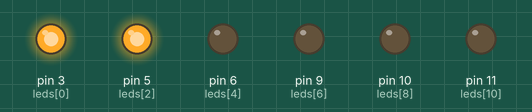
Recording of a sketch running on a simulated Arduino Uno, built with avr-gcc and run on an emulated ATmega328P. On the bench: output pins drawn as LEDs (lit = HIGH).

Above: at 0.05 s.
At 0.55 s:
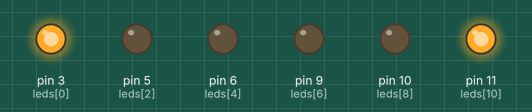
At 0.75 s:
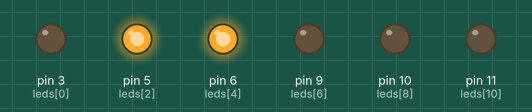
At 1.45 s:
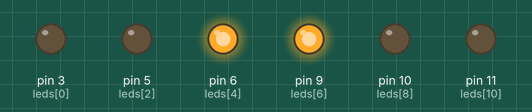
At 2.15 s:
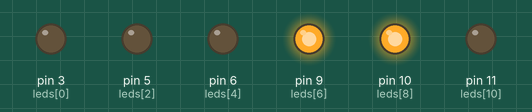
At 2.85 s:
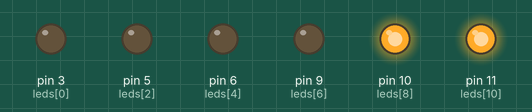
Timing chart, 0 to 3.1 s (numbered marks = the images above):
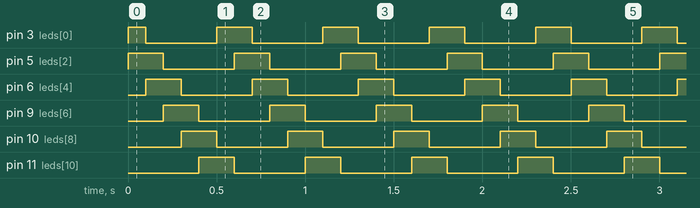

The sketch:

chase_digital.ino
```cpp
// (licence header left out)
#define LED_OVERLAP     2     // max number active at once - if you choose a number which is close
                              // to the number of LEDs (like 1 or 2 less), you'll get a chase effect
                              // with a travelling off segment rather than on for more of a classic
                              // theatre marquee look
                              //
                              // must be greater than 1!

#define LED_ON_TIME     100   // milliseconds


#define LED_ON          1
#define LED_OFF         0

#define NUM_OF_LEDS     (sizeof(leds) / sizeof(leds[0]))


typedef struct  {
  int port;
  int state;
} LEDS;

LEDS  leds[] = {
  3,  0,                      // I/O port number, intial state (0 for now, initialized later)
  5,  0,
  6,  0,
  9,  0,
  10, 0,
  11, 0
};


void setup() {

unsigned int i;

  for (i = 0; i < NUM_OF_LEDS ; i++) {

    if (i < LED_OVERLAP) {
      leds[i].state = LED_ON;         // start with LED_OVERLAP # of LEDs on and the rest off
    } else {
      leds[i].state = LED_OFF;
    }

    pinMode(leds[i].port, OUTPUT);
    digitalWrite(leds[i].port, 0);    // make sure it starts in off state
  }
}


void loop() {

unsigned int i;

  while (1) {

    for (i = 0; i < NUM_OF_LEDS ; i++) {
      digitalWrite(leds[i].port, leds[i].state);          // on or off according to active list
    }

    delay(LED_ON_TIME);                                   // just leave things alone for the ON time

    incLeds(leds, NUM_OF_LEDS);        // "chase" to the next sequence of LEDS
  }
}


void incLeds(LEDS ledList[], int total)                   // shift up with a wrap to the beginning

{
int i, lastVal;

  lastVal = ledList[total - 1].state;                     // save the last value so we can wrap properly

  for (i = total - 1 ; i >= 0 ; i--) {                    // run through the number of LEDs configured except for the last one
    ledList[i + 1].state = ledList[i].state;              // shift up one position
  }

  ledList[0].state = lastVal;                             // wrap the last value from the end to the front
}
```

Measured:
- by itself, pin 3 (leds[0]): repeats every 0.60 s: LOW 0.40 s, HIGH 0.20 s
- by itself, pin 5 (leds[2]), pin 6 (leds[4]), pin 9 (leds[6]), pin 10 (leds[8]), pin 11 (leds[10]): alternates HIGH for 0.20 s and LOW for 0.40 s
- by itself, everything shown: repeats every 0.60 s, in 6 steps
